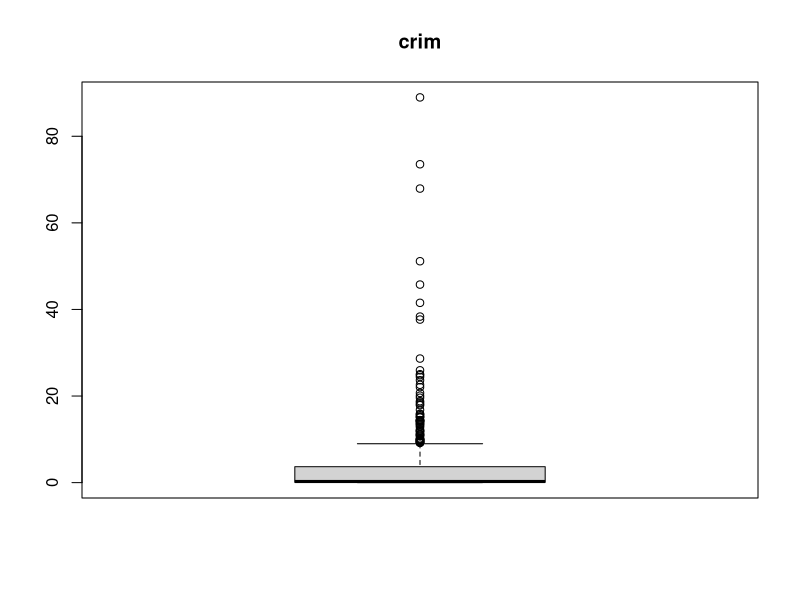
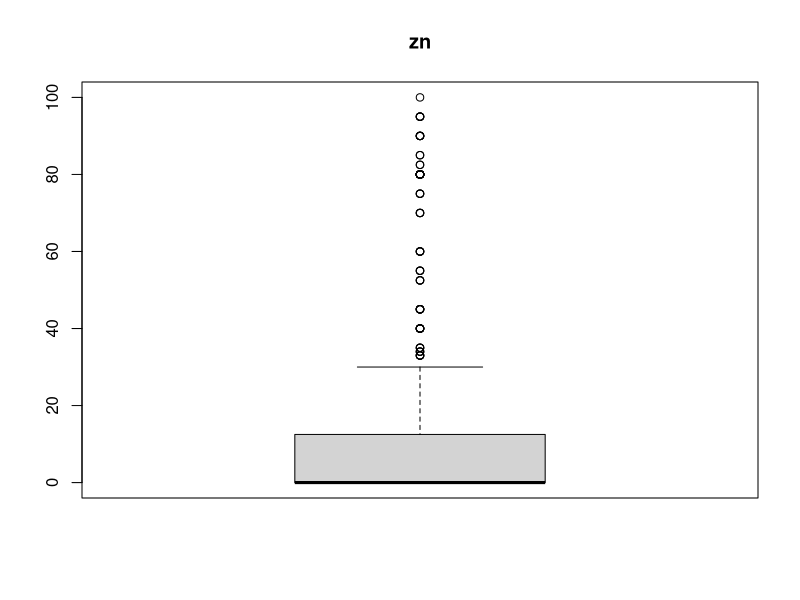
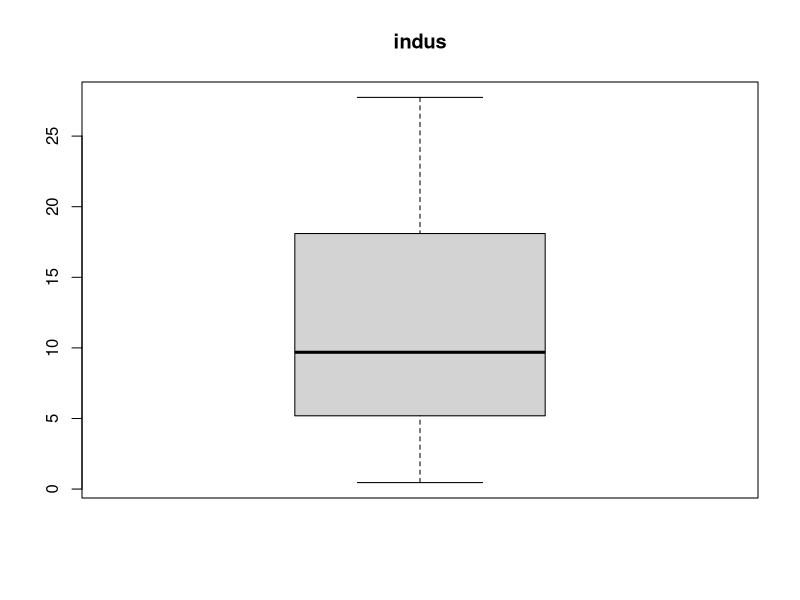
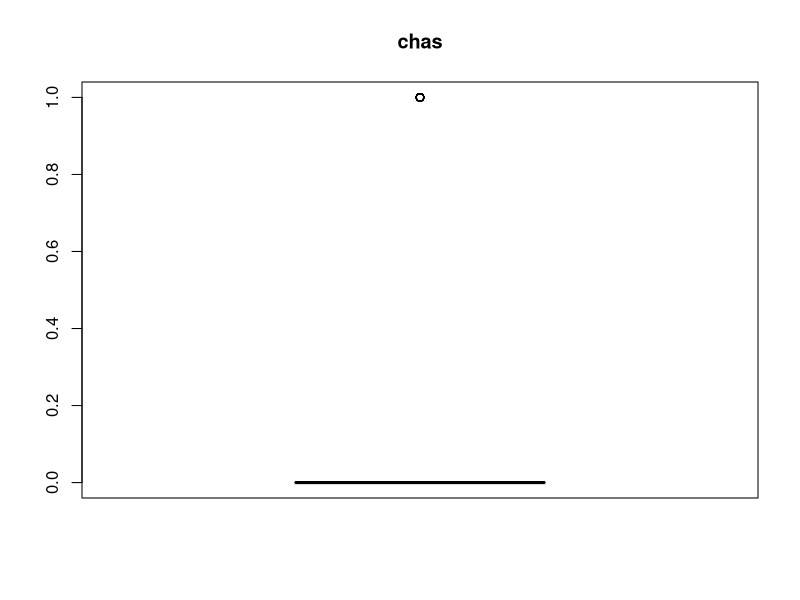
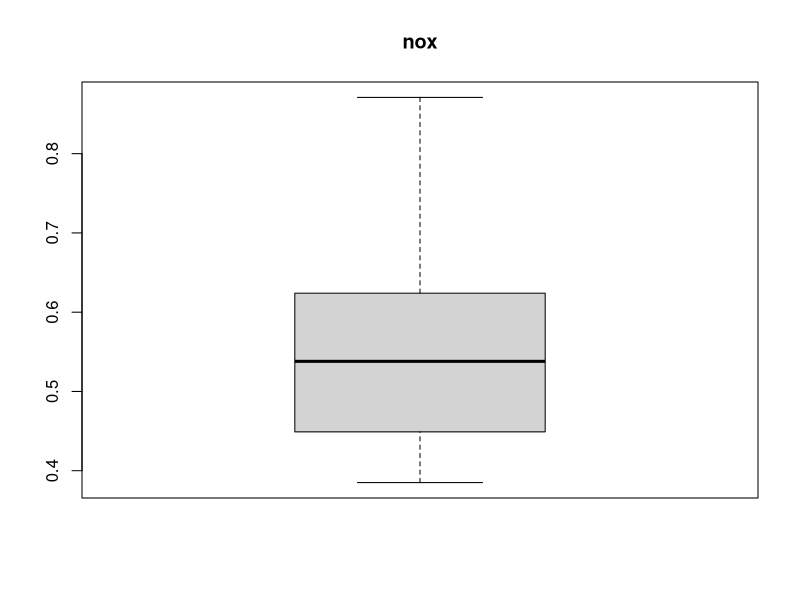
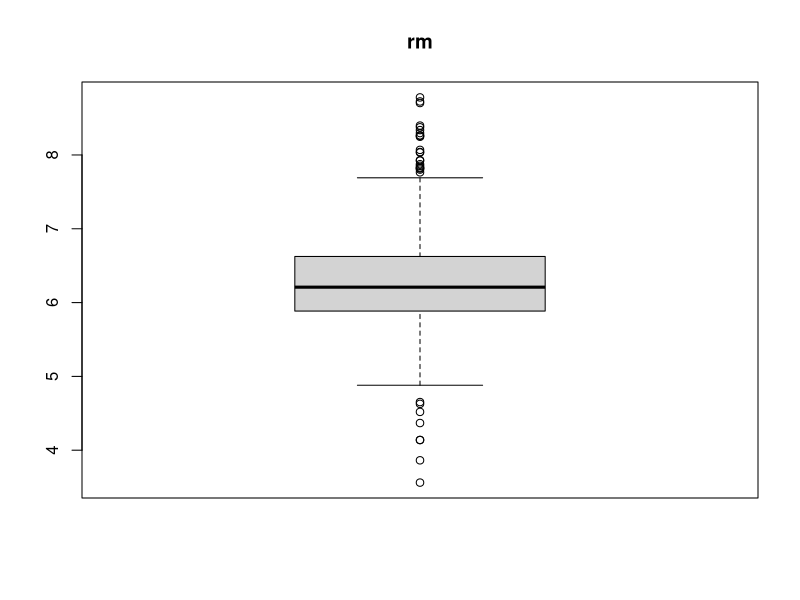
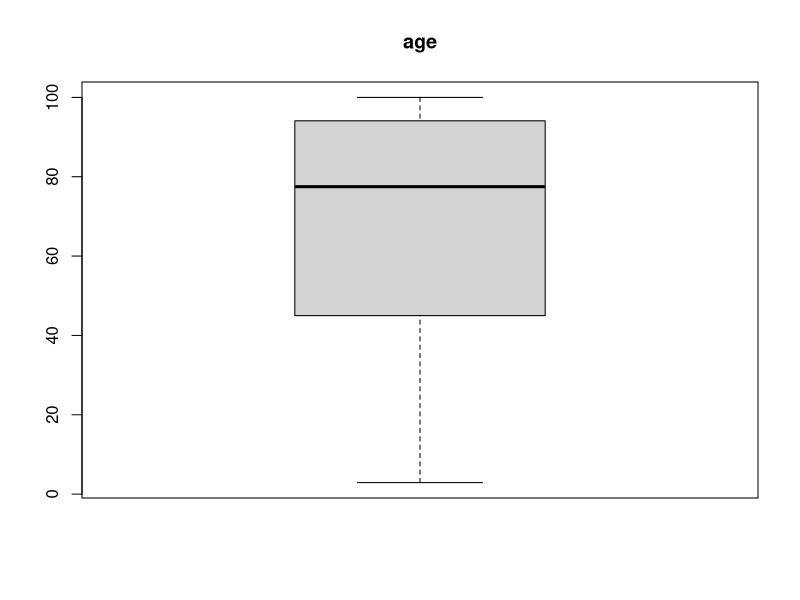
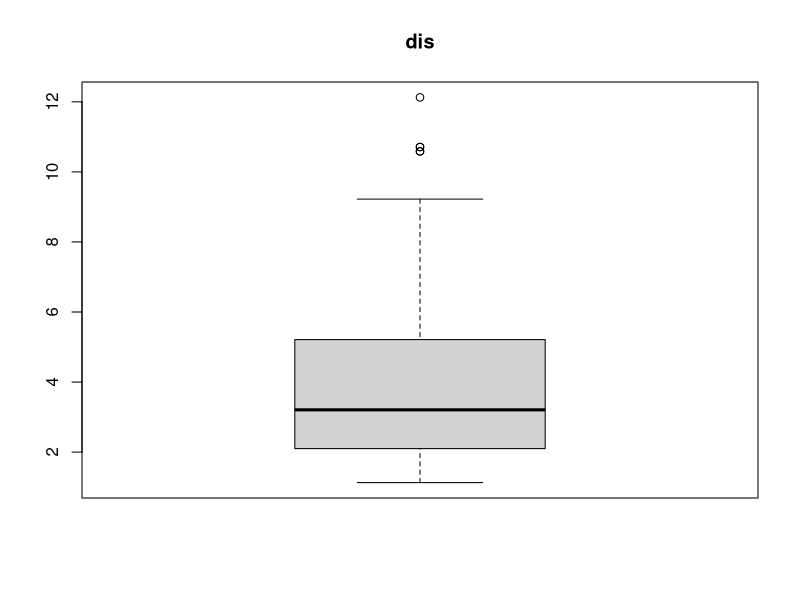

Reproduce these figures in R, in order.
library(MASS)

data <- MASS::Boston

png(file = "1.png",bg = "white")
boxplot(data[[1]])
title(main = "crim")
dev.off()

png(file = "2.png",bg = "white")
boxplot(data[[2]])
title(main = "zn")
dev.off()

png(file = "3.png",bg = "transparent")
boxplot(data[[3]])
title(main = "indus")
dev.off()

png(file = "4.png",bg = "transparent")
boxplot(data[[4]])
title(main = "chas")
dev.off()

png(file = "5.png",bg = "transparent")
boxplot(data[[5]])
title(main = "nox")
dev.off()

png(file = "6.png",bg = "transparent")
boxplot(data[[6]])
title(main = "rm")
dev.off()

png(file = "7.png",bg = "transparent")
boxplot(data[[7]])
title(main = "age")
dev.off()

png(file = "8.png",bg = "transparent")
boxplot(data[[8]])
title(main = "dis")
dev.off()

png(file = "9.png",bg = "transparent")
boxplot(data[[9]])
title(main = "rad")
dev.off()

png(file = "10.png",bg = "transparent")
boxplot(data[[10]])
title(main = "tax")
dev.off()

png(file = "11.png",bg = "transparent")
boxplot(data[[11]])
title(main = "ptratio")
dev.off()

png(file = "12.png",bg = "transparent")
boxplot(data[[12]])
title(main = "black")
dev.off()

png(file = "13.png",bg = "transparent")
boxplot(data[[13]])
title(main = "lstat")
dev.off()

png(file = "14.png",bg = "transparent")
boxplot(data[[14]])
title(main = "medv")
dev.off()